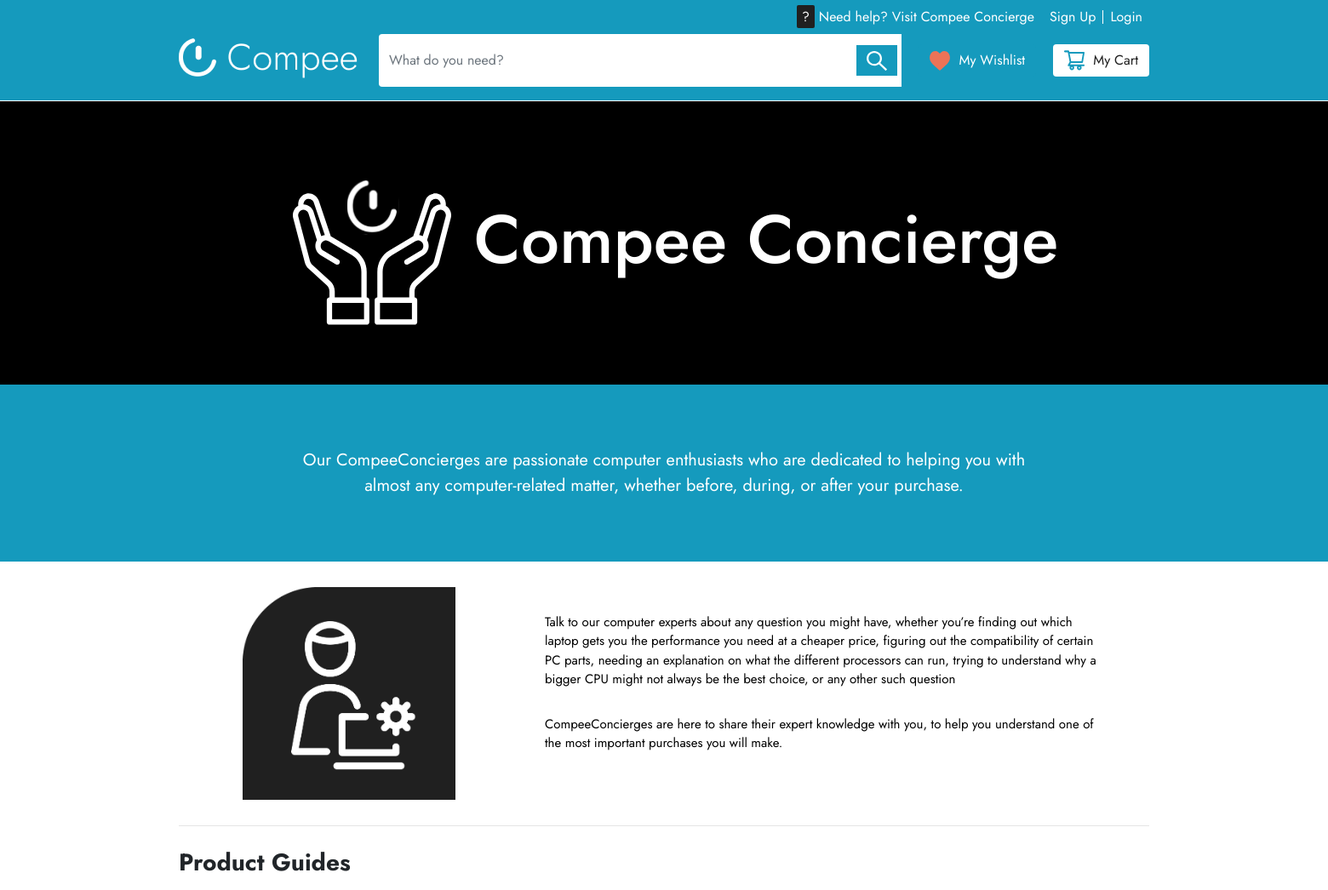
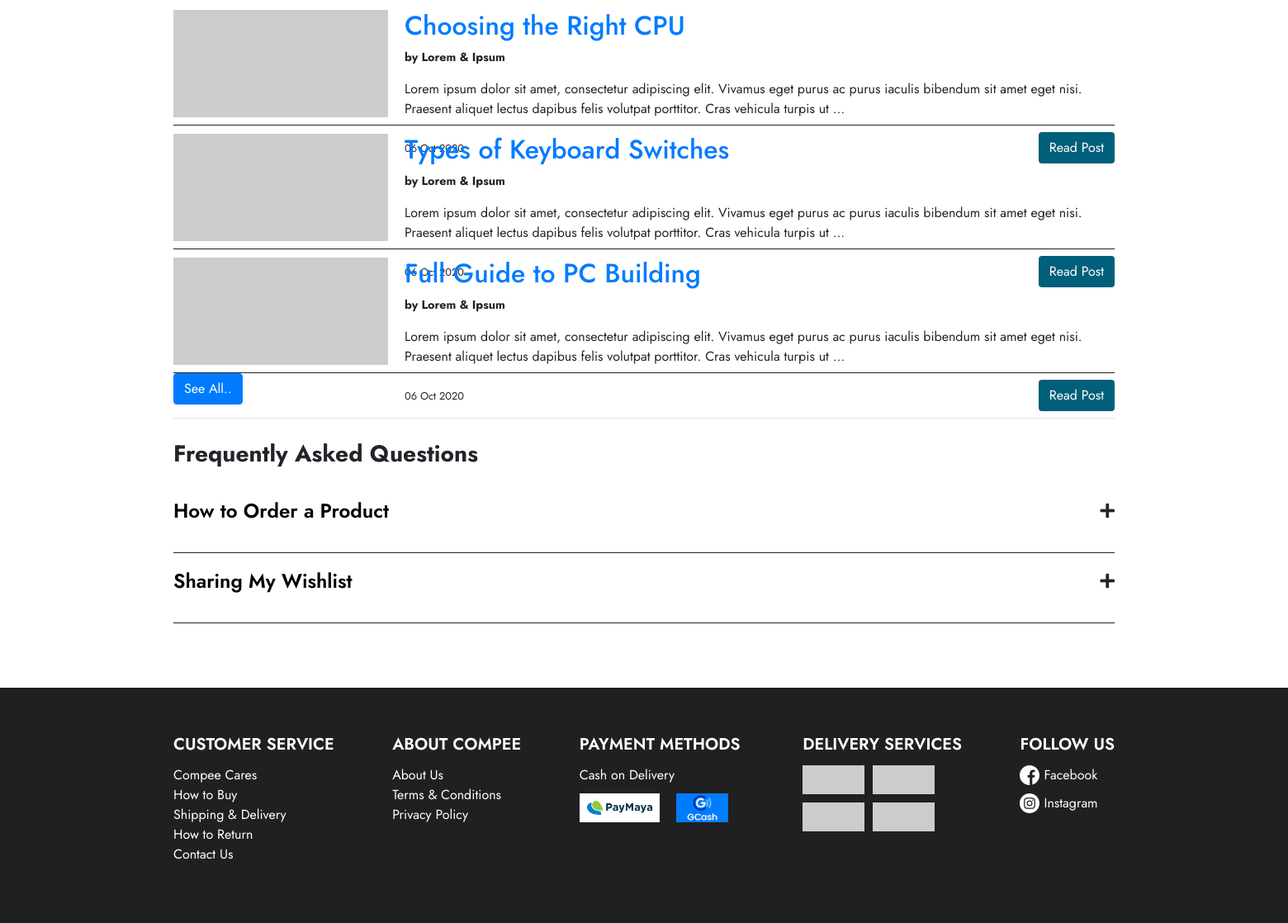
/compee-concierge/, run on the app's committed database (2 pictures, top to bottom).
### admins/models.py (models this page shows, shortened)
class ProductGuide(models.Model):
    id = models.AutoField(primary_key=True)
    title = models.CharField(max_length=100, blank=True, null=True)
    content = models.TextField(blank=True, null=True)
    slug = models.SlugField(unique=True, max_length=100)

class Faq(models.Model):
    id = models.AutoField(primary_key=True)
    title = models.CharField(max_length=100, blank=True, null=True)
    content = models.TextField(blank=True, null=True)
    slug = models.SlugField(unique=True, max_length=100)

### main/views.py (the view)
# urls.py: path('compee-concierge/', v.CompeeConcierge, name='compee-concierge'),
def CompeeConcierge(request):
    context = {
        'title': 'Compee Concierge',
        'guides' : ProductGuide.objects.all()[:3],
        'faqs': Faq.objects.all()
    }
    return render(request, 'main/pages/concierge/concierge.html', context)

### templates/main/pages/concierge/concierge.html (shortened to what this page needs)
{% extends "base.html" %}
{% load static %}
{% block stylesheets %}
<link rel="stylesheet" href="{% static 'css/styles/concierge.css' %}">
<link rel="stylesheet" href="{% static 'css/fontawesome/all.min.css' %}">
{% endblock stylesheets %}
{% block content %}
<div class="compee-concierge">
<div class="jumbotron">
    <div class="content d-flex justify-content-center align-items-center">
        <img src="/static/img/icons/Compee Cares Logo.svg" class="img-fluid">
        <h1>Compee Concierge</h1>
    </div>
</div>
</div>
<div class="concierge-about">
<div class="jumbotron">
    <div class="content d-flex justify-content-center align-items-center">
        <p>
            Our CompeeConcierges are passionate computer enthusiasts who are dedicated to helping you with almost any computer-related matter, whether before, during, or after your purchase.
        </p>
    </div>
</div>
</div>
<div class="concierge-desc">
    <div class="row">
        <div class="col-md-4 d-flex justify-content-center align-content-center">
            <img src="/static/img/icons/Concierge About.png" class="concierge-desc-logo">
        </div>
        <div class="col-md-8">
            <span>
            <p>
                Talk to our computer experts about any question you might have, whether you’re finding out which laptop gets you the performance you need at a cheaper price, figuring out the compatibility of certain PC parts, needing an explanation on what the different processors can run, trying to understand why a bigger CPU might not always be the best choice, or any other such question
            </p>
            </span>
            <span>
            <p>
                CompeeConcierges are here to share their expert knowledge with you, to help you understand one of the most important purchases you will make.
            </p>
            </span>
        </div>
    </div>
    </div>
<hr>
<h3>Product Guides</h3>
<section class="compee-blogs">
        <div class="blog-container">
        {% if guides %}
            {% for post in guides %}
            <div class="blog-item d-flex justify-content-start align-items-start">
                <div class="blog-img">
                    <img src="https://via.placeholder.com/300x150" alt="">
                </div>
                <div class="blog-details d-flex flex-column justify-content-between">
                    <div class="blog-header">
                        <h2><a href="{% url 'product-guide' post.slug %}">{{ post.title }}</a></h2>
                        <span class="blog-author">by Lorem & Ipsum</span>
                        <p>{{ post.content|safe|truncatewords:"30"|linebreaks }}</p>
                    </div>
                    <div class="blog-published d-flex justify-content-between align-items-center">
                        <span>06 Oct 2020</span>
                        <a href="" class="btn btn-navy">Read Post</a>
                    </div>
                </div>
            </div>
            {% endfor %}
            <a class="btn btn-primary" href="{% url 'product-guides-main' %}">See All..</a>
        {% else %}
            <p>There are no posts to display!</p>
        {% endif %}
        </div>
</section>
<hr>
<section class="compee-faq">
    <h3>Frequently Asked Questions</h3>
    <div class="question-container">
    {% if faqs %}
        {% for post in faqs %}
        <div class="question-item d-flex justify-content-start align-items-center">
            <div class="question-details">
                <div class="question-header d-flex justify-content-between align-items-center" data-toggle="collapse" data-target="#content_{{ forloop.counter }}">
                    <span>{{ post.title }}</span>
                    <i class="fas fa-plus"></i>
                </div>
            </div>
        </div>
        {% endfor %}
    {% else %}
        <p>There are no posts to display!</p>
    {% endif %}
    </div>
</section>
{% endblock content %}

### static/css/style.css (style rules this page uses)
* { padding: 0; margin: 0; text-decoration: none; }
html, body { height: 100%; min-width: 100%; min-height: 100%; position: relative; font-family: 'Jost', sans-serif; }
a { text-decoration: none; }
.btn-navy { background-color: #005F7B; color: #fff; }

### static/css/styles/concierge.css (style rules this page uses)
body { overflow-x: hidden; }
.compee-concierge, .concierge-about { margin: 0 -100%; }
.compee-concierge .jumbotron { background-color: #000000; width: 100%; margin: 0; }
.concierge-about .jumbotron { background-color: #159ABD; margin: 0; }
.concierge-desc { margin: 30px; }
.content h1 { color: #ffffff; font-size: 5em; }
.concierge-about p { color: #ffffff; font-size: 20px; text-align: center; width: 900px; margin: .5em auto; }
.concierge-desc-logo { height: 250px; width: auto; margin: 0; }
.concierge-desc span p { color: #000000; font-size: 15px; margin: 30px; }
.content .img-fluid { width: 200px; margin: 0 20px; }
h3 { padding: 10px 0; font-weight: 700; }
.blog-item { height: 150px; width: 100%; border-bottom: 1px solid #202020; padding: 10px 0; }
.blog-img img { height: 130px; width: auto; }
.blog-details { height: 100%; width: 100%; margin-left: 20px; }
.blog-header span { display: block; }
.blog-header span.blog-author { font-weight: 700; font-size: 0.9em; }
.blog-published span { font-size: 0.8em; }
.blog-published { width: 100%; }
.compee-faq h3 { font-weight: 700; }
.question-item { width: 100%; border-bottom: 1px solid #202020; padding: 1em 0 2em; }
.question-details { height: 100%; width: 100%; }
.question-header { display: block; cursor: pointer; }
.question-header span { font-weight: 600; color: #000000; font-size: 1.5em; }
.question-header i { font-size: 1.25em; }

### data on the page
ProductGuide: title "Choosing the Right CPU", content "Lorem ipsum dolor sit amet, consectetur adipiscing elit. Vivamus eget purus ac purus iaculis bibendum sit amet eget nisi. Praesent aliquet lectus dapibus felis volutpat porttitor. Cras vehicula turpis ut …"
ProductGuide: title "Types of Keyboard Switches", content "Lorem ipsum dolor sit amet, consectetur adipiscing elit. Vivamus eget purus ac purus iaculis bibendum sit amet eget nisi. Praesent aliquet lectus dapibus felis volutpat porttitor. Cras vehicula turpis ut …"
ProductGuide: title "Full Guide to PC Building", content "Lorem ipsum dolor sit amet, consectetur adipiscing elit. Vivamus eget purus ac purus iaculis bibendum sit amet eget nisi. Praesent aliquet lectus dapibus felis volutpat porttitor. Cras vehicula turpis ut …"
Faq: title "How to Order a Product"
Faq: title "Sharing My Wishlist"
